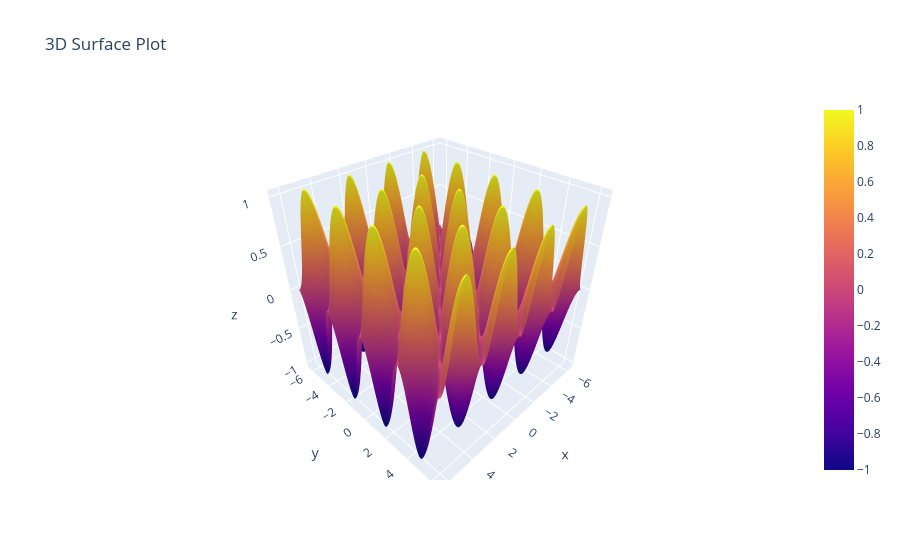

Notebook cell for this chart:
### Code cell
import plotly.graph_objects as go
J = np.linspace(-2 * np.pi, 2 * np.pi, n)
X,Y = np.meshgrid(J,J)

# function
h = np.sin(X + Y) * np.sin(X - Y)

fig = go.Figure(data=[go.Surface(z=h, x=X, y=Y)])

fig.update_layout(title='3D Surface Plot', autosize=False)
fig.show()

### Figure 1 — Plotly figure (JSON) as saved in the notebook; plotly's stock layout.template omitted (floating-point values rounded to 4 significant figures; data arrays with more than 128 entries replaced by an {"elided": "..."} marker saying what was removed)
{"data": [{"type": "surface", "x": {"elided": "250x250 float values"}, "y": {"elided": "250x250 float values"}, "z": {"elided": "250x250 float values"}}], "layout": {"autosize": false, "title": {"text": "3D Surface Plot"}}}
